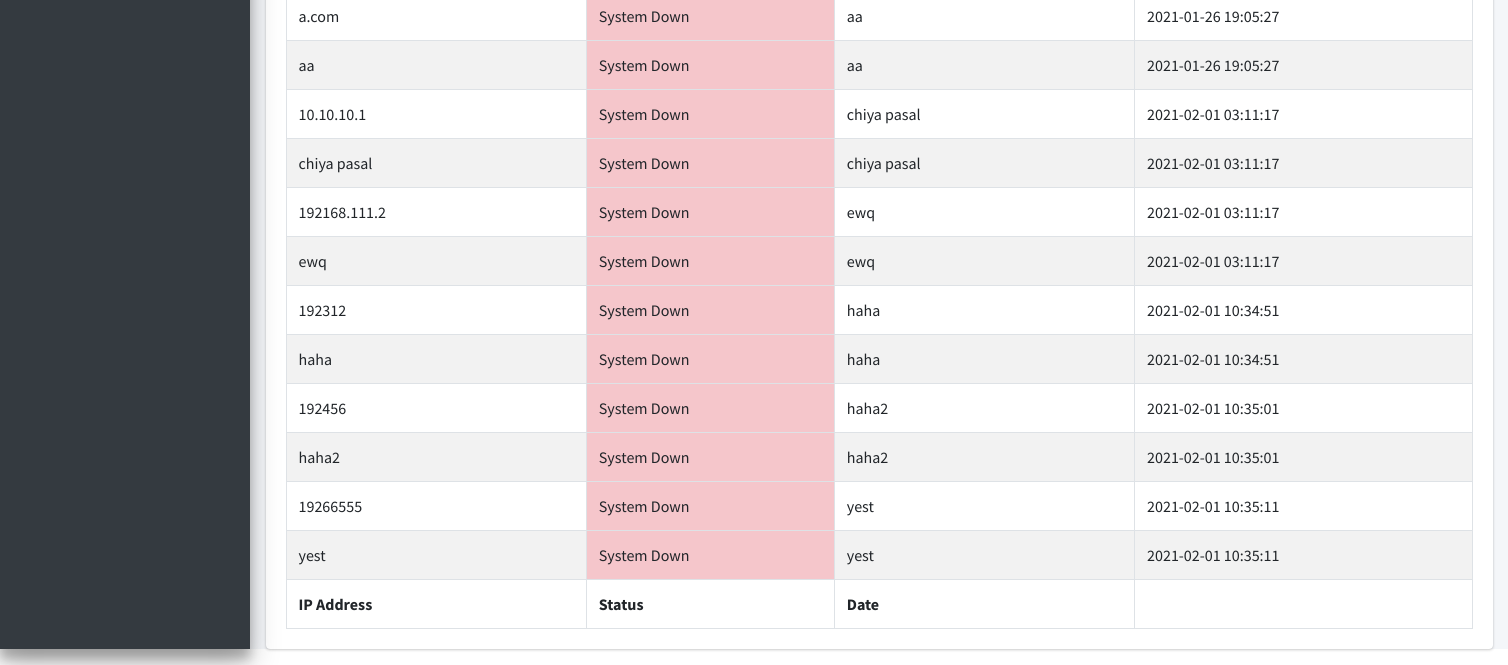
/dashboard.php (lower part), run on an earlier commit of the app's database.
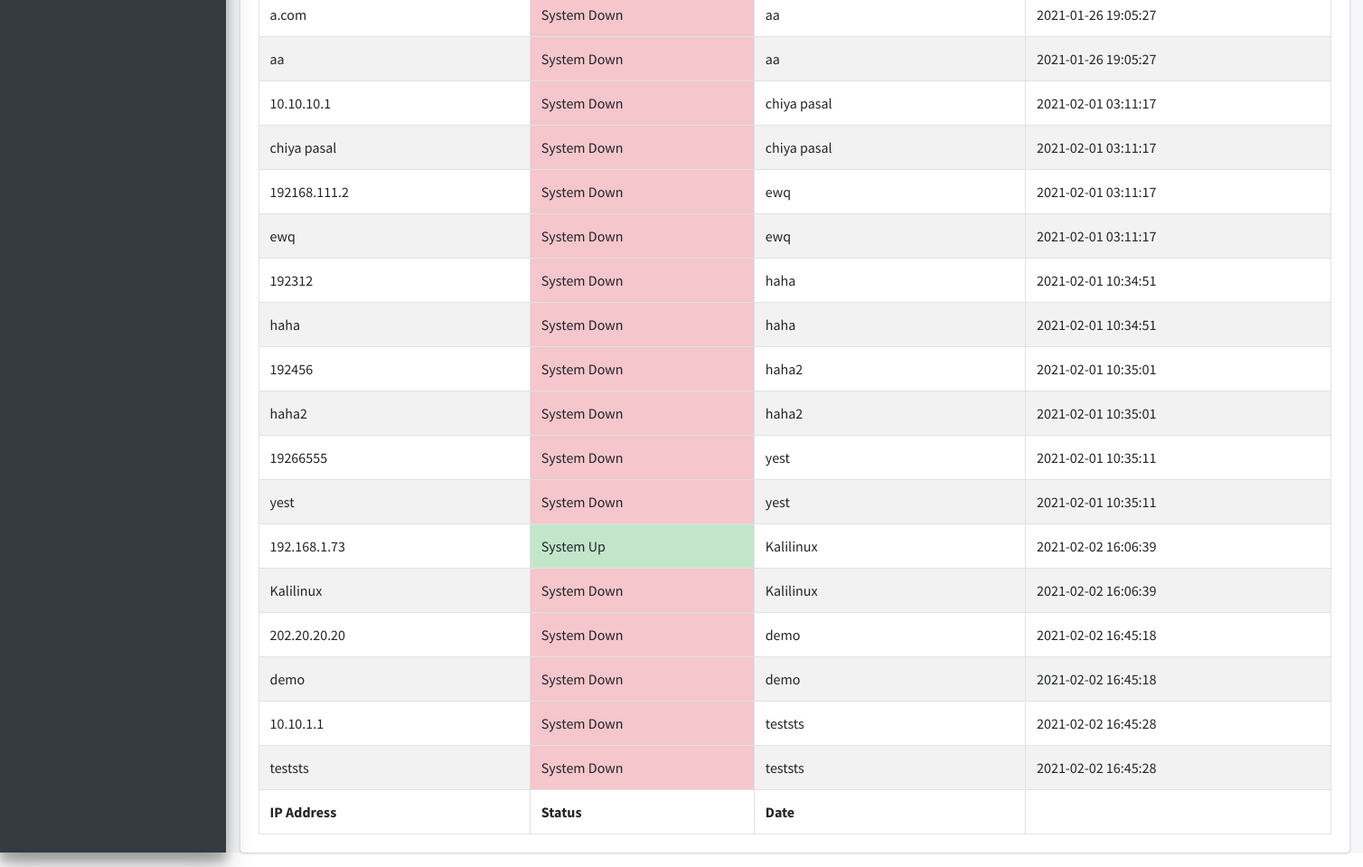
And on a later commit of the database.
### tables this page shows
CREATE TABLE `IPstatus` (
  `id` smallint(6) NOT NULL,
  `ip_addr` varchar(15) DEFAULT NULL,
  `status` enum('up','down','n/a') NOT NULL DEFAULT 'n/a',
  `device_name` text NOT NULL,
  `date` timestamp NOT NULL DEFAULT current_timestamp()
);

### dashboard.php (the view, shortened to what this page needs)
<!DOCTYPE html>
<html>
<head>
    <link rel="stylesheet" href="plugins/fontawesome-free/css/all.min.css">
    <link rel="stylesheet" href="https://code.ionicframework.com/ionicons/2.0.1/css/ionicons.min.css">
    <link rel="stylesheet" href="plugins/datatables-bs4/css/dataTables.bootstrap4.min.css">
    <link rel="stylesheet" href="plugins/datatables-responsive/css/responsive.bootstrap4.min.css">
    <link rel="stylesheet" href="dist/css/adminlte.min.css">
    <link href="https://fonts.googleapis.com/css?family=Source+Sans+Pro:300,400,400i,700" rel="stylesheet"> </head>
<body class="hold-transition sidebar-mini">
  <div class="wrapper">
      <?php include 'themepart/sidebar.php'; ?>
        <div class="content-wrapper">
          <section class="content">
            <div class="container-fluid">
              <div class="card">
                <div class="card-body">
                  <?php
                $connection= mysqli_connect("localhost","root","","hash_analyzer");
                $query= "SELECT * FROM IPstatus";
                $query_run= mysqli_query($connection,$query);
                ?>
                    <table id="example2" class="table table-bordered table-striped">
                      <tbody>
                        <?php
                    if(mysqli_num_rows($query_run)> 0)
                    {
                      while($row = mysqli_fetch_assoc($query_run))
                      {
                       ?>
                          <tr>
                            <td>
                              <?php echo $row['ip_addr'];?>
                            </td>
                            <?php $status=$row['status'];
                     if($status=='up'){
         echo "<td class='table-success'>"."System Up"."</td>"; }
        else
         echo "<td class='table-danger'>"."System Down"."</td>";;
                    ?>
                              <td>
                                <?php echo $row['device_name'];?>
                              </td>
                              <td>
                                <?php echo $row['date'];?>
                              </td>
                          </tr>
                          <?php
                      }
                    }
                    else {
                      echo "No record found!";
                    }
                    ?>
                      </tbody>
                      <tfoot>
                        <tr>
                          <th>IP Address</th>
                          <th>Status</th>
                          <th>Date</th>
                        </tr>
                      </tfoot>
                    </table>
                </div>
              </div>
          </div>
</body>
</html>

What changed in the data, as far as the page shows it:
added ipstatus: ip_addr "192.168.1.73", status "System Up", device_name "Kalilinux", date "2021-02-02 16:06:39"
added ipstatus: ip_addr "Kalilinux", status "System Down", device_name "Kalilinux", date "2021-02-02 16:06:39"
added ipstatus: ip_addr "202.20.20.20", status "System Down", device_name "demo", date "2021-02-02 16:45:18"
added ipstatus: ip_addr "demo", status "System Down", device_name "demo", date "2021-02-02 16:45:18"
added ipstatus: ip_addr "10.10.1.1", status "System Down", device_name "teststs", date "2021-02-02 16:45:28"
added ipstatus: ip_addr "teststs", status "System Down", device_name "teststs", date "2021-02-02 16:45:28"
